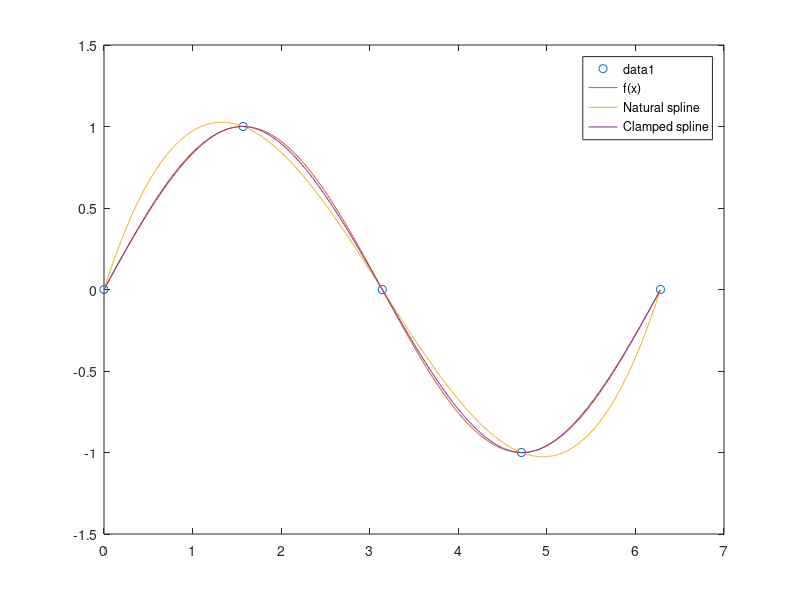

MATLAB code for this plot:
% a)

x = [0 pi/2 pi 3*pi/2 2*pi]
f_x = sin(x)

pol_nat_spline = spline(x, f_x);
% pol_nat_spline = csape(x, f_x, 'variational');
nat_spline = ppval(pol_nat_spline, pi/4)

pol_clamped_spline = spline(x, [cos(x(1)) f_x cos(x(length(x)))]);
clamped_spline = ppval(pol_clamped_spline, pi/4)
actual_f = sin(pi/4)

% b)

x_plot = 0:0.01:2*pi;

f_plot = sin(x_plot);
nat_spline_plot = ppval(pol_nat_spline, x_plot);
clamped_spline_plot = ppval(pol_clamped_spline, x_plot);

plot(x, f_x, 'o');
hold on;
plot(x_plot, f_plot, 'DisplayName', 'f(x)');

plot(x_plot, nat_spline_plot, 'DisplayName', 'Natural spline');
plot(x_plot, clamped_spline_plot, 'DisplayName', 'Clamped spline');
legend;